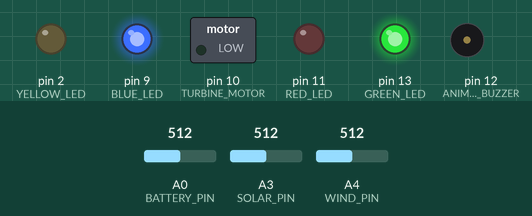
A sketch run on a simulated Arduino Uno, built with avr-gcc and run on an emulated ATmega328P. On the bench: switched loads named in the sketch (green lamp = pin HIGH), output pins drawn as LEDs (lit = HIGH), buzzer (waves = sounding, pin HIGH). Dashed ring = blinking. Inputs (shaded band) come from the test bench; at power-on: A0 (BATTERY_PIN) = 512, A4 (WIND_PIN) = 512, A3 (SOLAR_PIN) = 512.

Above: at 1.2 s.
1.3 s: A0 (BATTERY_PIN) set to 491
At 2.4 s:
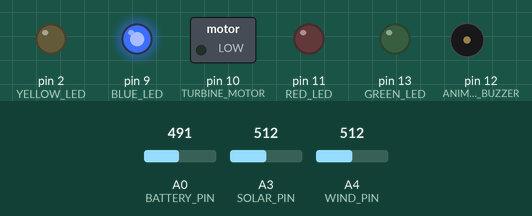
2.8 s: A4 (WIND_PIN) set to 529
At 3.8 s:
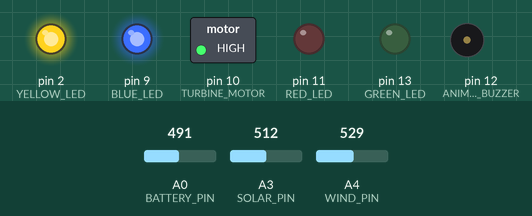
4.3 s: A0 (BATTERY_PIN) set to 306
At 4.42 s:
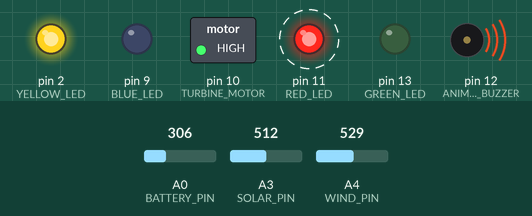
7.3 s: A4 (WIND_PIN) set to 511
At 8.69 s:
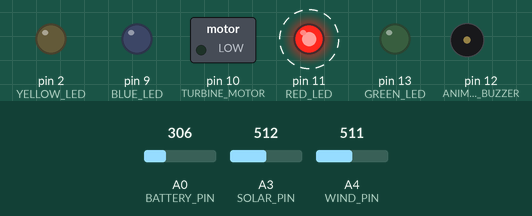
10.3 s: A4 (WIND_PIN) set to 716
At 12.31 s:
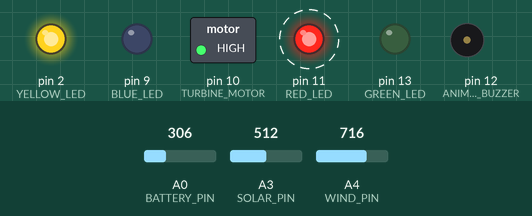
13.3 s: A0 (BATTERY_PIN) set to 511
At 13.8 s:
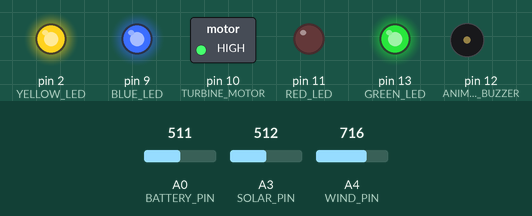
Timing chart, 0 to 15.8 s (numbered marks = the images above; inputs shaded):
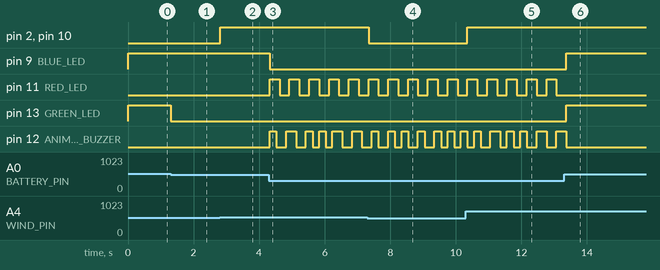

The sketch:

solar_hybrid_Updated.ino
```cpp
#define GREEN_LED 13        // Battery healthy indicator
#define YELLOW_LED 2        // Wind turbine active indicator
#define BLUE_LED 9          // Fridge running indicator
#define RED_LED 11          // Low battery warning
#define ANIMATED_BUZZER 12  // Visual alert (flashing)
#define TURBINE_MOTOR 10    // Wind turbine motor

#define BATTERY_PIN A0      // POT #1 - Battery voltage
#define SOLAR_PIN A3        // POT #2 - Solar current
#define WIND_PIN A4         // POT #3 - Wind current


int batRaw, solRaw, windRaw;
float batteryVoltage;
float solarCurrent;
float windCurrent;
float totalRenewablePower;

// ========== TIMING FOR FLASHING EFFECTS ==========
unsigned long lastRedBlink = 0;
unsigned long lastBuzzerBlink = 0;
unsigned long lastMotorPulse = 0;
bool redLedState = false;
bool buzzerState = false;

// ========== SETUP FUNCTION ==========
void setup() {
  // Initialize all output pins
  pinMode(GREEN_LED, OUTPUT);
  pinMode(YELLOW_LED, OUTPUT);
  pinMode(BLUE_LED, OUTPUT);
  pinMode(RED_LED, OUTPUT);
  pinMode(ANIMATED_BUZZER, OUTPUT);
  pinMode(TURBINE_MOTOR, OUTPUT);

  // Set initial states
  digitalWrite(GREEN_LED, LOW);
  digitalWrite(YELLOW_LED, LOW);
  digitalWrite(BLUE_LED, HIGH);     // Fridge starts ON
  digitalWrite(RED_LED, LOW);
  digitalWrite(ANIMATED_BUZZER, LOW);
  digitalWrite(TURBINE_MOTOR, LOW);
}

// ========== MAIN LOOP ==========
void loop() {
  // ========== READ ALL SENSORS ==========
  batRaw = analogRead(BATTERY_PIN);
  solRaw = analogRead(SOLAR_PIN);
  windRaw = analogRead(WIND_PIN);

  // Convert raw values to actual units
  batteryVoltage = (batRaw / 1023.0) * 25.0;
  solarCurrent = (solRaw / 1023.0) * 20.0;
  windCurrent = (windRaw / 1023.0) * 20.0;


  totalRenewablePower = (solarCurrent + windCurrent) * batteryVoltage;

  if (batteryVoltage > 12.0) {
    digitalWrite(GREEN_LED, HIGH);
  } else {
    digitalWrite(GREEN_LED, LOW);
  }

  // ========== YELLOW LED & MOTOR: Wind Turbine ==========
  // Turbine active when wind > 50% (windRaw > 512)
  if (windRaw > 512) {
    digitalWrite(YELLOW_LED, HIGH);
    digitalWrite(TURBINE_MOTOR, HIGH);   // Motor spins = turbine generating
  } else {
    digitalWrite(YELLOW_LED, LOW);
    digitalWrite(TURBINE_MOTOR, LOW);
  }

  // ========== ALERT SYSTEM: Red LED + Animated Buzzer ==========

  // CASE 1: EMERGENCY - Battery below 11.5V
  if (batteryVoltage < 11.5) {

    // Flash Red LED every 300ms
    if (millis() - lastRedBlink > 300) {
      redLedState = !redLedState;
      digitalWrite(RED_LED, redLedState);
      lastRedBlink = millis();
    }

    // Flash Animated Buzzer every 200ms (faster = more urgent)
    if (millis() - lastBuzzerBlink > 200) {
      buzzerState = !buzzerState;
      digitalWrite(ANIMATED_BUZZER, buzzerState);
      lastBuzzerBlink = millis();
    }

    // Turn OFF fridge to protect battery
    digitalWrite(BLUE_LED, LOW);
  }

  // CASE 2: WARNING - Battery between 11.5V and 11.8V
  else if (batteryVoltage < 11.8) {

    // Red LED steady ON
    digitalWrite(RED_LED, HIGH);
    redLedState = true;

    // Animated Buzzer steady ON (visual warning)
    digitalWrite(ANIMATED_BUZZER, HIGH);
    buzzerState = true;

    // Fridge stays ON (but warning active)
    digitalWrite(BLUE_LED, HIGH);
  }

  // CASE 3: NORMAL - Battery above 11.8V
  else {

    // All alerts OFF
    digitalWrite(RED_LED, LOW);
    digitalWrite(ANIMATED_BUZZER, LOW);
    redLedState = false;
    buzzerState = false;

    // Fridge running normally
    digitalWrite(BLUE_LED, HIGH);
  }

  // Small delay to prevent excessive CPU usage
  delay(100);
}
```

Measured:
- the behaviour switches between 492 and 491 on A0 (BATTERY_PIN) (found by bisection; images 0 and 1)
- the behaviour switches between 512 and 513 on A4 (WIND_PIN) (found by bisection; images 1 and 2)
- after the input at 1.3 s, pin 13 (GREEN_LED): HIGH → LOW at once
- after the input at 2.8 s, pin 2 (YELLOW_LED), pin 10 (TURBINE_MOTOR): LOW → HIGH at once
- after the input at 4.3 s, pin 9 (BLUE_LED): HIGH → LOW at once; pin 11 (RED_LED): alternates HIGH for 0.30 s and LOW for 0.30 s, starting at once; pin 12 (ANIMATED_BUZZER): LOW → HIGH at once, → LOW 0.20 s later, → HIGH 0.30 s later, → LOW 0.30 s later, … (12 changes in this stretch)
- after the input at 7.3 s, pin 2 (YELLOW_LED), pin 10 (TURBINE_MOTOR): HIGH → LOW at once
- after the input at 10.3 s, pin 2 (YELLOW_LED), pin 10 (TURBINE_MOTOR): LOW → HIGH after 0.05 s
- after the input at 13.3 s, pin 9 (BLUE_LED), pin 13 (GREEN_LED): LOW → HIGH after 0.07 s; pin 11 (RED_LED): stops changing and stays LOW; pin 12 (ANIMATED_BUZZER): goes on until 13.4 s, then stays LOW
